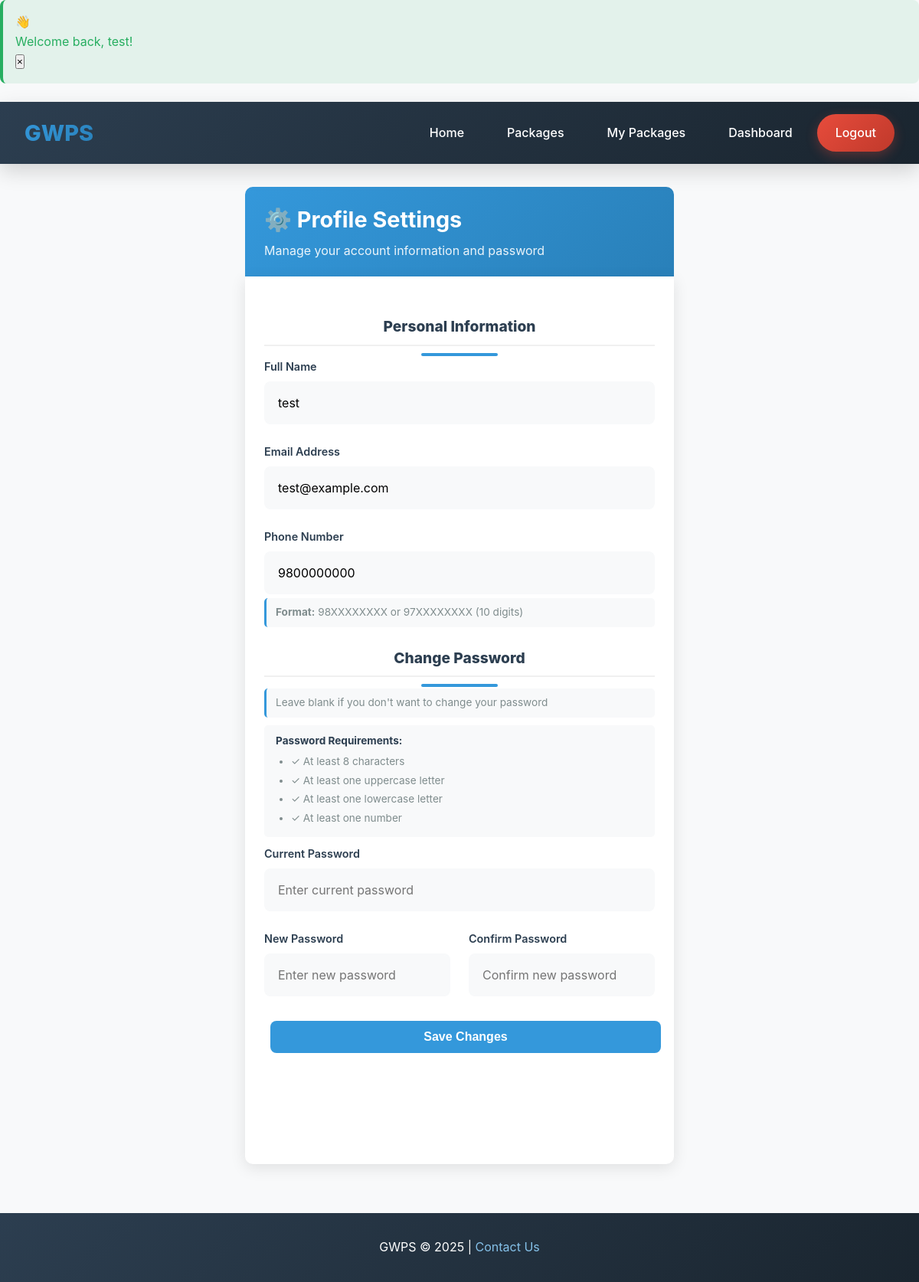
/user/profile-settings.php (signed in), run on the app's committed database.
### tables this page shows
CREATE TABLE `users` (
  `id` int(11) NOT NULL,
  `full_name` varchar(100) NOT NULL,
  `email` varchar(100) NOT NULL,
  `phone` varchar(15) DEFAULT NULL,
  `password` varchar(255) NOT NULL,
  `created_at` timestamp NOT NULL DEFAULT current_timestamp(),
  `role` enum('user','admin') DEFAULT 'user'
);

### user/profile-settings.php (the view, shortened to what this page needs)
<?php
require_once '../includes/database.php';
$user_id = $_SESSION['user_id'];
$stmt = $pdo->prepare("SELECT full_name, email, phone FROM users WHERE id = ?");
$stmt->execute([$user_id]);
$user = $stmt->fetch();
$errors = [];
?>
<!DOCTYPE html>
<html>
<head>
    <link rel="stylesheet" href="../css/style.css">
</head>
<body>
    <?php
    include '../includes/navigation.php';
    ?>
    <div class="settings-container">
        <div class="settings-header">
            <h1>⚙️ Profile Settings</h1>
            <p>Manage your account information and password</p>
        </div>
        <div class="settings-card">
            <form method="POST" action="" id="profileForm">
                <h3 class="section-title">Personal Information</h3>
                <div class="form-group">
                    <label for="full_name">Full Name</label>
                    <input type="text"
                           id="full_name"
                           name="full_name"
                           value="<?php echo htmlspecialchars($user['full_name']); ?>"
                           placeholder="Enter your full name"
                           class="<?php echo isset($errors['name']) ? 'error-input' : ''; ?>">
                </div>
                <div class="form-group">
                    <label for="email">Email Address</label>
                    <input type="email"
                           id="email"
                           name="email"
                           value="<?php echo htmlspecialchars($user['email']); ?>"
                           placeholder="Enter your email"
                           class="<?php echo isset($errors['email']) ? 'error-input' : ''; ?>">
                </div>
                <div class="form-group">
                    <label for="phone">Phone Number</label>
                    <input type="tel"
                           id="phone"
                           name="phone"
                           value="<?php echo htmlspecialchars($user['phone'] ?? ''); ?>"
                           placeholder="98XXXXXXXX or 97XXXXXXXX"
                           class="<?php echo isset($errors['phone']) ? 'error-input' : ''; ?>">
                    <div class="info-text">
                        <strong>Format:</strong> 98XXXXXXXX or 97XXXXXXXX (10 digits)
                    </div>
                </div>
                <h3 class="section-title">Change Password</h3>
                <div class="info-text">
                    Leave blank if you don't want to change your password
                </div>
                <div class="password-requirements">
                    <strong>Password Requirements:</strong>
                    <ul>
                        <li class="<?php echo (!isset($errors['new_password']) && empty($new_password)) ? '' : 'invalid'; ?>">
                            ✓ At least 8 characters
                        </li>
                        <li class="<?php echo (!isset($errors['new_password']) && empty($new_password)) ? '' : 'invalid'; ?>">
                            ✓ At least one uppercase letter
                        </li>
                        <li class="<?php echo (!isset($errors['new_password']) && empty($new_password)) ? '' : 'invalid'; ?>">
                            ✓ At least one lowercase letter
                        </li>
                        <li class="<?php echo (!isset($errors['new_password']) && empty($new_password)) ? '' : 'invalid'; ?>">
                            ✓ At least one number
                        </li>
                    </ul>
                </div>
                <div class="form-group">
                    <label for="current_password">Current Password</label>
                    <input type="password"
                           id="current_password"
                           name="current_password"
                           placeholder="Enter current password"
                           class="<?php echo isset($errors['current_password']) ? 'error-input' : ''; ?>">
                </div>
                <div class="form-row">
                    <div class="form-group">
                        <label for="new_password">New Password</label>
                        <input type="password"
                               id="new_password"
                               name="new_password"
                               placeholder="Enter new password"
                               class="<?php echo isset($errors['new_password']) ? 'error-input' : ''; ?>">
                    </div>
                    <div class="form-group">
                        <label for="confirm_password">Confirm Password</label>
                        <input type="password"
                               id="confirm_password"
                               name="confirm_password"
                               placeholder="Confirm new password"
                               class="<?php echo isset($errors['confirm_password']) ? 'error-input' : ''; ?>">
                    </div>
                </div>
                <button type="submit" class="btn-save">Save Changes</button>
            </form>
            <div class="action-buttons">
                <a href="dashboard.php" class="btn-cancel">← Back to Dashboard</a>
            </div>
        </div>
    </div>
    <footer>
        <p>GWPS &copy; 2025 | <a href="../public/about.php#contact">Contact Us</a></p>
    </footer>
</body>
</html>

### css/style.css (style rules this page uses)
:root { --primary: #3498db; --primary-dark: #2980b9; --primary-light: #85c1e9; --secondary: #2c3e50; --secondary-light: #34495e; --accent-green: #27ae60; --accent-blue: #3498db; --accent-gold: #f39c12; --white: #fff; --light: #f8f9fa; --gray: #95a5a6; --dark-gray: #7f8c8d; --gradient-primary: linear-gradient(135deg, #667eea 0%, #764ba2 100%); --gradient-blue: linear-gradient(135deg, #3498db, #2980b9); --gradient-ocean: linear-gradient(135deg, #4facfe 0%, #00f2fe 100%); --gradient-dark: linear-gradient(135deg, #2c3e50 0%, #1a252f 100%); --shadow: 0 4px 6px rgba(0,0,0,0.1); --shadow-lg: 0 10px 25px rgba(0,0,0,0.15); --shadow-xl: 0 20px 40px rgba(0,0,0,0.2); --radius: 8px; --radius-lg: 12px; --radius-xl: 20px; --radius-full: 9999px; --transition: 0.3s ease; }
* { margin: 0; padding: 0; box-sizing: border-box; }
html { scroll-behavior: smooth; }
body { font-family: 'Inter', -apple-system, sans-serif; line-height: 1.6; color: var(--secondary); background: var(--light); overflow-x: hidden; }
.btn, .btn-primary, .btn-secondary, .btn-add, .btn-edit, .btn-delete, .btn-confirm, .btn-cancel, .btn-register, .btn-book, .btn-details, .btn-browse, .btn-view, .edit-btn, .delete-btn, .add-btn, .auth-submit, .btn-approve, .btn-reject, .btn-back, .btn-save, .btn-settings, .btn-backup, .pay-btn, .search-btn, .clear-btn, .btn-complete, .btn-submit, .btn-process, .btn-view-details { padding: 1rem 2.5rem; border: none; border-radius: var(--radius-full); cursor: pointer; font-size: 1.1rem; font-weight: 600; text-decoration: none; display: inline-block; margin: 0.5rem; transition: var(--transition); position: relative; overflow: hidden; }
.btn-secondary, .btn-cancel, .btn-back { background: transparent; color: var(--white); border: 2px solid var(--white); }
.btn-save { background: var(--primary); color: white; border: none; padding: 12px 30px; border-radius: 8px; font-size: 1rem; font-weight: 600; cursor: pointer; transition: all 0.3s; width: 100%; }
.features h2, .section-title { font-size: 3rem; font-weight: 800; text-align: center; color: var(--secondary); margin-bottom: 3rem; position: relative; }
.features h2::after, .section-title::after { content: ''; position: absolute; bottom: -15px; left: 50%; transform: translateX(-50%); width: 100px; height: 4px; background: var(--primary); border-radius: var(--radius-full); }
.form-group { margin-bottom: 1.5rem; position: relative; }
.form-group label { display: block; margin-bottom: 0.5rem; font-weight: 600; color: var(--secondary); font-size: 0.9rem; }
.form-group input, .form-group textarea, .form-group select { width: 100%; padding: 1rem; border-radius: var(--radius); border: 2px solid var(--light); background: var(--light); font-size: 1rem; transition: var(--transition); font-family: inherit; }
.form-actions, .action-buttons { display: flex; gap: 1rem; margin-top: 2rem; flex-wrap: wrap; justify-content: center; }
.form-row { display: grid; grid-template-columns: repeat(auto-fit, minmax(200px, 1fr)); gap: 1.5rem; }
.info-text { font-size: 0.85rem; color: #7f8c8d; margin-top: 5px; background: #f8f9fa; padding: 8px 12px; border-radius: 5px; border-left: 3px solid var(--primary); }
.settings-container { max-width: 600px; margin: 30px auto; padding: 0 20px; }
.settings-header { background: var(--gradient-blue); color: white; padding: 20px 25px; border-radius: 10px 10px 0 0; }
.settings-header h1 { margin: 0; font-size: 1.8rem; }
.settings-header p { margin: 5px 0 0; opacity: 0.9; }
.settings-card { background: white; border-radius: 0 0 10px 10px; padding: 25px; box-shadow: 0 5px 20px rgba(0,0,0,0.1); }
.password-requirements { background: #f8f9fa; padding: 10px 15px; border-radius: 5px; margin: 10px 0; font-size: 0.85rem; }
.password-requirements ul { margin: 5px 0 0 20px; color: #7f8c8d; }
.password-requirements li { margin: 3px 0; }
footer { background: var(--gradient-dark); color: var(--white); text-align: center; padding: 2rem; margin-top: 4rem; }
footer a { color: #85c1e9; text-decoration: none; transition: var(--transition); }
.section-title { font-size: 1.2rem; color: #2c3e50; margin: 25px 0 15px; padding-bottom: 8px; border-bottom: 2px solid #f0f0f0; }

### data on the page
users: full_name "test", email "test@example.com", phone "9800000000"

### other printed values
$login_message "Welcome back, test!"
